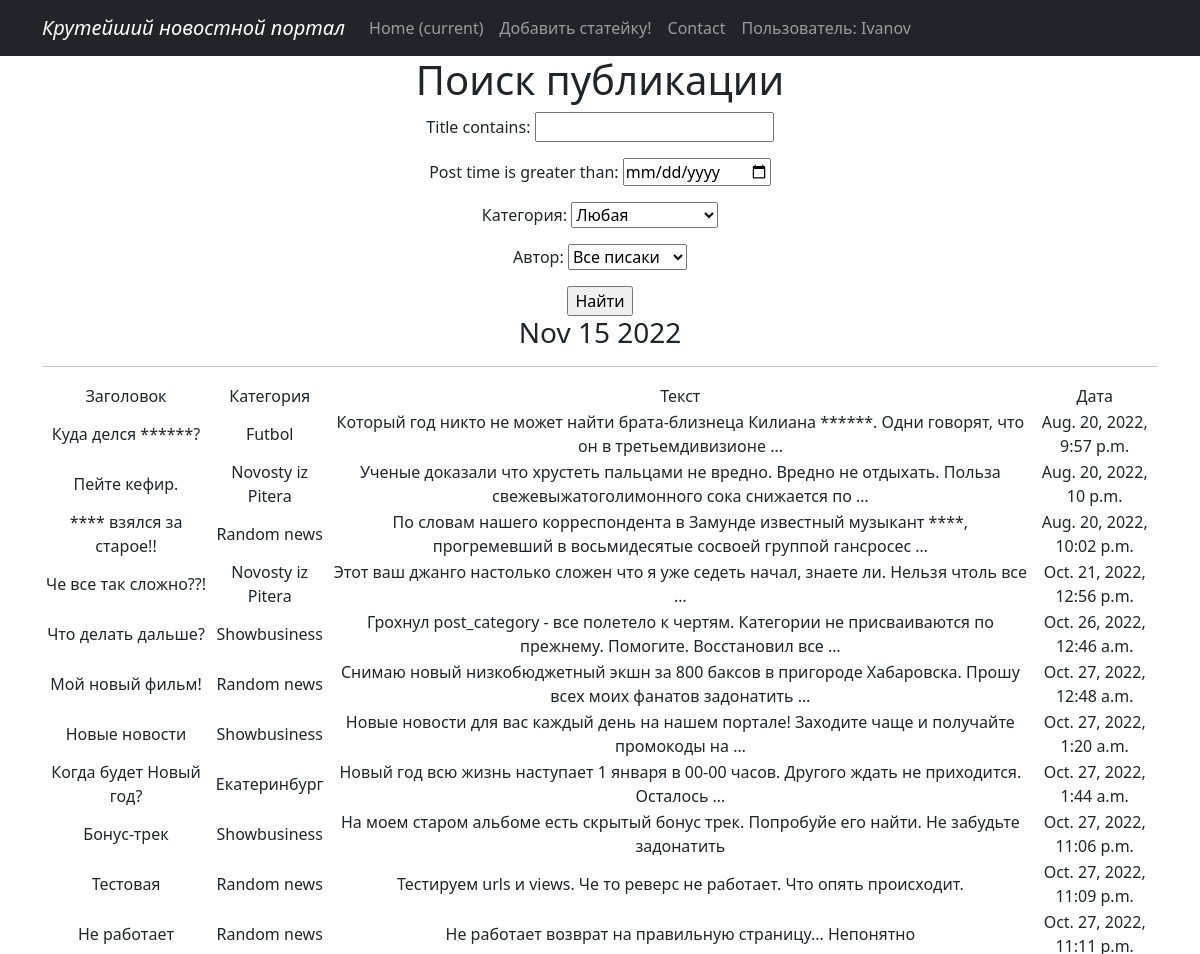
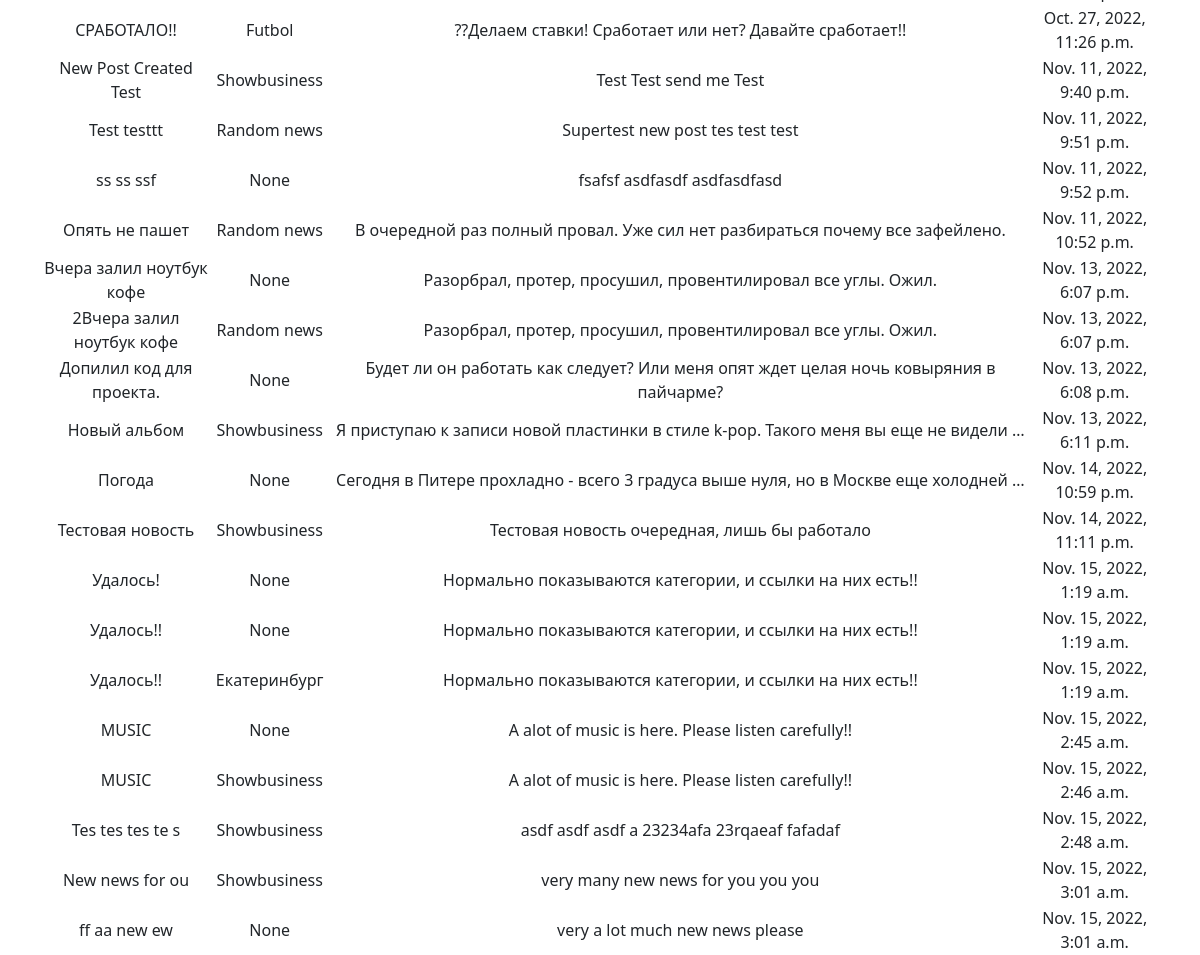
/news/search/ (signed in), run on the app's committed database (2 pictures, top to bottom).
### News/models.py (models this page shows, shortened)
class Post(models.Model):
    author = models.ForeignKey(Author, on_delete=models.CASCADE)
    post_time = models.DateTimeField(auto_now_add = True)
    post_type = models.CharField(max_length=3, choices = CHOICES, default = news)
    title = models.CharField(max_length=255)
    content = models.TextField()
    post_rating = models.IntegerField(default=0)
    category = models.ManyToManyField(Category, through = 'PostCategory')
    def categoria(self):
        for categ in self.category.all():
            return categ

class Category(models.Model):
    category_name = models.CharField(max_length=255, unique = True, null=True, blank=True)
    subscribers = models.ManyToManyField(User, related_name ='categories')
    def __str__(self):
       return f'{self.category_name}'

### News/views.py (the view)
# urls.py: path('search/', PostSearcher.as_view(), name='post_search'),
class PostSearcher(ListView):
    model = Post
    template_name = 'post_search.html'
    context_object_name = 'post_search'
    def get_queryset(self):
        queryset = super().get_queryset()
        self.filterset = PostFilter(self.request.GET, queryset)
        return self.filterset.qs
    def get_context_data(self, **kwargs):
        context = super().get_context_data(**kwargs)
        context['filterset'] = self.filterset
        return context

### News/models.py (called while the page is built)
    def __str__(self):
        return f'{self.user.username}'

### News/templatetags/custom_filters.py (called while the page is built)
@register.filter()
def cenzura(value):
    for word in Slovechki:
        value = value.replace(word, '*' * len(word))
    return value

### News/templatetags/custom_tags.py (called while the page is built)
@register.simple_tag()
def current_time(format_string='%b %d %Y'):
   return datetime.utcnow().strftime(format_string)

### templates/post_search.html (shortened to what this page needs)
{% extends 'flatpages/default.html' %}
{% load custom_filters %}
{% load custom_tags %}
{% block content %}
   <h1>Поиск публикации</h1>
   <form action="" method="get">
       {{ filterset.form.as_p }}
       <input type="submit" value="Найти" />
   </form>
   <h3>{% current_time '%b %d %Y' %}</h3>
   <hr>
   {% if post_search %}
        <table>
            <tr>
                <td>Заголовок</td>
                <td/> Категория </td>
                <td>Текст</td>
                <td>Дата</td>
            </tr>
            {% for post in post_search %}
            <tr>
                <td>{{post.title | cenzura}}</td>
                <td/> {{post.categoria}} </td>
                <td>{{post.content|truncatewords:15 | cenzura}}</td>
                <td>{{post.post_time}}</td>
            </tr>
            {% endfor %}
        </table>
   {% else %}
       <h2>Публикации не найдены!</h2>
   {% endif %}
{% endblock content %}

### templates/flatpages/default.html (shortened to what this page needs)
<!DOCTYPE html>
<html lang="en">
    <head>
        {% load static %}
       <link href="{% static 'css/styles.css' %}" rel="stylesheet" />
    </head>
    <body>
        <nav class="navbar navbar-expand-lg navbar-dark bg-dark static-top">
           <div class="container">
               <a class="navbar-brand" href="/news"><i> Крутейший новостной портал  </i></a>
               <div class="collapse navbar-collapse" id="navbarResponsive">
                   <ul class="navbar-nav ml-auto">
                       <li class="nav-item active">
                           <a class="nav-link" href="/news">Home
                               <span class="sr-only">(current)</span>
                           </a>
                       </li>
                       <li class="nav-item">
                           <a class="nav-link" href="/news/create/">Добавить статейку!</a>
                       </li>
                       <li class="nav-item">
                           <a class="nav-link" href="/contacts/">Contact</a>
                       </li>
                       <li class="nav-item">
                           <a class="nav-link" href="/news/index"> Пользователь: {{request.user.username}} </a>
                       </li>
                   </ul>
               </div>
           </div>
        </nav>
        <div class="container">
            <div class="row">
                <div class="col-lg-12 text-center">
                       {% block content %}{% endblock content %}
                </div>
            </div>
        </div>
    </body>
</html>

### data on the page
Post: title|cenzura "Куда делся ******?", categoria "Futbol", content|cenzura "Который год никто не может найти брата-близнеца Килиана ******. Одни говорят, что он в третьемдивизионе …", post_time "Aug. 20, 2022, 9:57 p.m."
Post: title|cenzura "Пейте кефир.", categoria "Novosty iz Pitera", content|cenzura "Ученые доказали что хрустеть пальцами не вредно. Вредно не отдыхать. Польза свежевыжатоголимонного сока снижается по …", post_time "Aug. 20, 2022, 10 p.m."
Post: title|cenzura "**** взялся за старое!!", categoria "Random news", content|cenzura "По словам нашего корреспондента в Замунде известный музыкант ****, прогремевший в восьмидесятые сосвоей группой гансросес …", post_time "Aug. 20, 2022, 10:02 p.m."
Post: title|cenzura "Че все так сложно??!", categoria "Novosty iz Pitera", content|cenzura "Этот ваш джанго настолько сложен что я уже седеть начал, знаете ли. Нельзя чтоль все …", post_time "Oct. 21, 2022, 12:56 p.m."
Post: title|cenzura "Что делать дальше?", categoria "Showbusiness", content|cenzura "Грохнул post_category - все полетело к чертям. Категории не присваиваются по прежнему. Помогите. Восстановил все …", post_time "Oct. 26, 2022, 12:46 a.m."
Post: title|cenzura "Мой новый фильм!", categoria "Random news", content|cenzura "Снимаю новый низкобюджетный экшн за 800 баксов в пригороде Хабаровска. Прошу всех моих фанатов задонатить …", post_time "Oct. 27, 2022, 12:48 a.m."
Post: title|cenzura "Новые новости", categoria "Showbusiness", content|cenzura "Новые новости для вас каждый день на нашем портале! Заходите чаще и получайте промокоды на …", post_time "Oct. 27, 2022, 1:20 a.m."
Post: title|cenzura "Когда будет Новый год?", categoria "Екатеринбург", content|cenzura "Новый год всю жизнь наступает 1 января в 00-00 часов. Другого ждать не приходится. Осталось …", post_time "Oct. 27, 2022, 1:44 a.m."
Post: title|cenzura "Бонус-трек", categoria "Showbusiness", content|cenzura "На моем старом альбоме есть скрытый бонус трек. Попробуйе его найти. Не забудьте задонатить", post_time "Oct. 27, 2022, 11:06 p.m."
Post: title|cenzura "Тестовая", categoria "Random news", content|cenzura "Тестируем urls и views. Че то реверс не работает. Что опять происходит.", post_time "Oct. 27, 2022, 11:09 p.m."
Post: title|cenzura "Не работает", categoria "Random news", content|cenzura "Не работает возврат на правильную страницу... Непонятно", post_time "Oct. 27, 2022, 11:11 p.m."
Post: title|cenzura "СРАБОТАЛО!!", categoria "Futbol", content|cenzura "??Делаем ставки! Сработает или нет? Давайте сработает!!", post_time "Oct. 27, 2022, 11:26 p.m."
Post: title|cenzura "New Post Created Test", categoria "Showbusiness", content|cenzura "Test Test send me Test", post_time "Nov. 11, 2022, 9:40 p.m."
Post: title|cenzura "Test testtt", categoria "Random news", content|cenzura "Supertest new post tes test test", post_time "Nov. 11, 2022, 9:51 p.m."
Post: title|cenzura "ss ss ssf", categoria "None", content|cenzura "fsafsf asdfasdf asdfasdfasd", post_time "Nov. 11, 2022, 9:52 p.m."
Post: title|cenzura "Опять не пашет", categoria "Random news", content|cenzura "В очередной раз полный провал. Уже сил нет разбираться почему все зафейлено.", post_time "Nov. 11, 2022, 10:52 p.m."
Post: title|cenzura "Вчера залил ноутбук кофе", categoria "None", content|cenzura "Разорбрал, протер, просушил, провентилировал все углы. Ожил.", post_time "Nov. 13, 2022, 6:07 p.m."
Post: title|cenzura "2Вчера залил ноутбук кофе", categoria "Random news", content|cenzura "Разорбрал, протер, просушил, провентилировал все углы. Ожил.", post_time "Nov. 13, 2022, 6:07 p.m."
Post: title|cenzura "Допилил код для проекта.", categoria "None", content|cenzura "Будет ли он работать как следует? Или меня опят ждет целая ночь ковыряния в пайчарме?", post_time "Nov. 13, 2022, 6:08 p.m."
Post: title|cenzura "Новый альбом", categoria "Showbusiness", content|cenzura "Я приступаю к записи новой пластинки в стиле k-pop. Такого меня вы еще не видели …", post_time "Nov. 13, 2022, 6:11 p.m."
Post: title|cenzura "Погода", categoria "None", content|cenzura "Сегодня в Питере прохладно - всего 3 градуса выше нуля, но в Москве еще холодней …", post_time "Nov. 14, 2022, 10:59 p.m."
Post: title|cenzura "Тестовая новость", categoria "Showbusiness", content|cenzura "Тестовая новость очередная, лишь бы работало", post_time "Nov. 14, 2022, 11:11 p.m."
Post: title|cenzura "Удалось!", categoria "None", content|cenzura "Нормально показываются категории, и ссылки на них есть!!", post_time "Nov. 15, 2022, 1:19 a.m."
Post: title|cenzura "Удалось!!", categoria "None", content|cenzura "Нормально показываются категории, и ссылки на них есть!!", post_time "Nov. 15, 2022, 1:19 a.m."
Post: title|cenzura "Удалось!!", categoria "Екатеринбург", content|cenzura "Нормально показываются категории, и ссылки на них есть!!", post_time "Nov. 15, 2022, 1:19 a.m."
Post: title|cenzura "MUSIC", categoria "None", content|cenzura "A alot of music is here. Please listen carefully!!", post_time "Nov. 15, 2022, 2:45 a.m."
Post: title|cenzura "MUSIC", categoria "Showbusiness", content|cenzura "A alot of music is here. Please listen carefully!!", post_time "Nov. 15, 2022, 2:46 a.m."
Post: title|cenzura "Tes tes tes te s", categoria "Showbusiness", content|cenzura "asdf asdf asdf a 23234afa 23rqaeaf fafadaf", post_time "Nov. 15, 2022, 2:48 a.m."
Post: title|cenzura "New news for ou", categoria "Showbusiness", content|cenzura "very many new news for you you you", post_time "Nov. 15, 2022, 3:01 a.m."
Post: title|cenzura "ff aa new ew", categoria "None", content|cenzura "very a lot much new news please", post_time "Nov. 15, 2022, 3:01 a.m."

### other printed values
{{ request.user.username }} "Ivanov"
